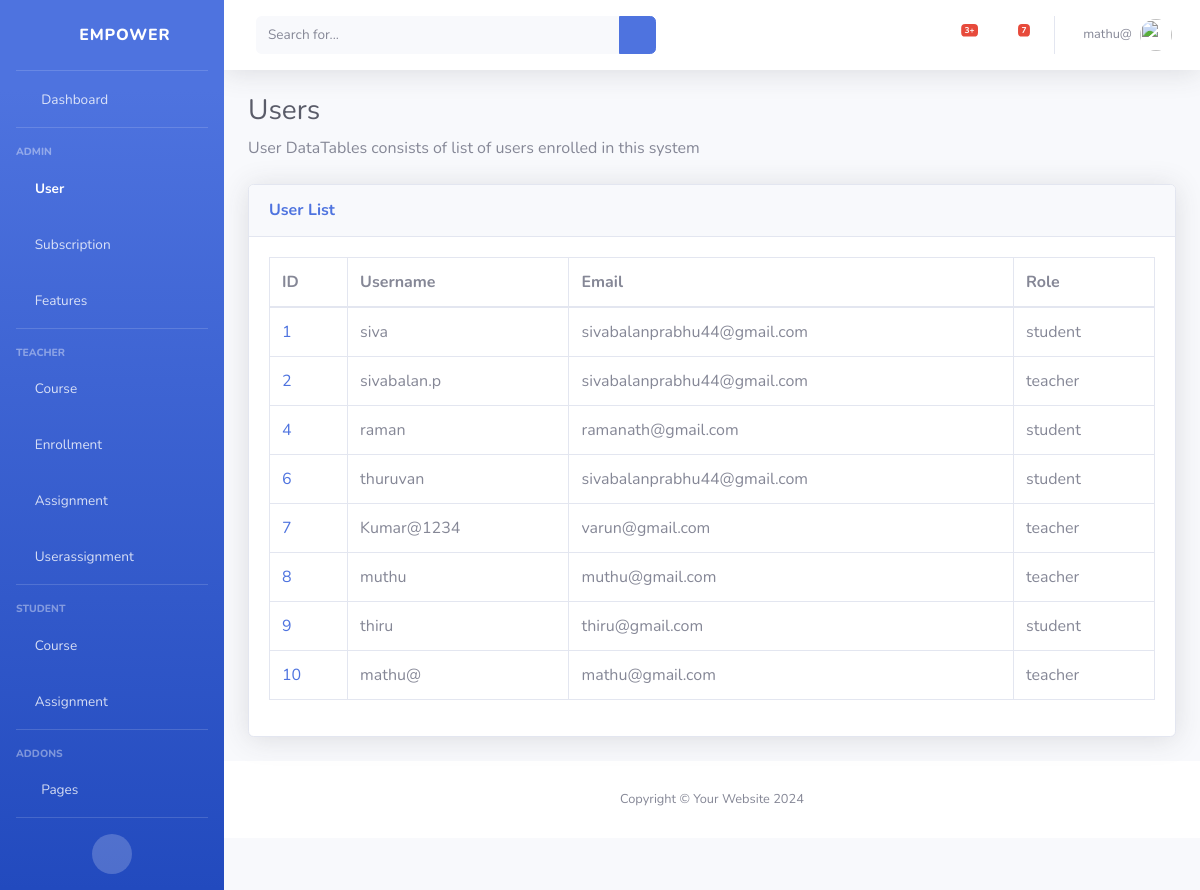
Screenshot of /users/ (signed in) with the database file from the repository.
### classRoom/models.py (models this page shows)
class User(models.Model):
    TEACHER = 'teacher'
    STUDENT = 'student'
    ROLE_CHOICES = [
        (TEACHER, 'Teacher'),
        (STUDENT, 'Student'),
    ]
    user = models.OneToOneField(AuthUser, on_delete=models.CASCADE)
    role = models.CharField(max_length=50, choices=ROLE_CHOICES)

### classRoom/views.py (the view)
# urls.py: path('users/', view_users, name="view_users"),
@login_required
def view_users(request):
    users = User.objects.all()
    return render(request, 'users/view_users.html', {'users': users})

### classRoom/templates/users/view_users.html
{% extends 'base.html' %}
{% block content %}
    {% load static %}
    <h1 class="h3 mb-2 text-gray-800">Users</h1>
    <p class="mb-4">User DataTables consists of list of users enrolled in this system</p>
    <div class="card shadow mb-4">
        <div class="card-header py-3">
            <h6 class="m-0 font-weight-bold text-primary">User List</h6>
        </div>
        <div class="card-body">
            <div class="table-responsive">
                <table class="table table-bordered" id="dataTable" width="100%" cellspacing="0">
                    <thead>
                        <tr>
                            <th>ID</th>
                            <th>Username</th>
                            <th>Email</th>
                            <th>Role</th>
                        </tr>
                    </thead>
                    <tbody>
                        {% for user in users %}
                            <tr>
                                <td><a href="{% url 'view_user' user.user_id %}">{{ user.user_id }}</a></td>
                                <td>{{ user.user.username }}</td>
                                <td>{{ user.user.email }}</td>
                                <td>{{ user.role }}</td>
                            </tr>
                        {% endfor %}
                    </tbody>
                </table>
            </div>
        </div>
    </div>
{% endblock %}

### classRoom/templates/base.html (shortened to what this page needs)
{% load static %}
<!DOCTYPE html>
<html lang="en">
<head>
    <link rel="stylesheet" href="{% static 'vendor/fontawesome-free/css/all.min.css' %}" type="text/css">
    <link rel="stylesheet" href="{% static 'css/sb-admin-2.min.css' %}">
</head>
<body id="page-top">
    <div id="wrapper">
        <ul class="navbar-nav bg-gradient-primary sidebar sidebar-dark accordion" id="accordionSidebar">
            <a class="sidebar-brand d-flex align-items-center justify-content-center" href="{% url 'index' %}">
                <div class="sidebar-brand-icon rotate-n-15">
                    <i class="fas fa-chess-knight"></i>
                </div>
                <div class="sidebar-brand-text mx-3">Empower</div>
            </a>
            <hr class="sidebar-divider my-0">
            <li class="nav-item">
                <a class="nav-link" href="{% url 'index' %}">
                    <i class="fas fa-fw fa-tachometer-alt"></i>
                    <span>Dashboard</span></a>
            </li>
            <hr class="sidebar-divider">
            <div class="sidebar-heading">
                Admin
            </div>
            <li class="nav-item">
                <a class="nav-link" href="{% url 'view_users' %}" >
                    <i class="fas fa-user-shield"></i>
                    <span>User</span>
                </a>
            </li>
            <li class="nav-item">
                <a class="nav-link" href="{% url 'view_subscriptions' %}" >
                    <i class="fas fa-user-shield"></i>
                    <span>Subscription</span>
                </a>
            </li>
            <li class="nav-item">
                <a class="nav-link" href="{% url 'view_features' %}" >
                    <i class="fas fa-user-shield"></i>
                    <span>Features</span>
                </a>
            </li>
            <hr class="sidebar-divider">
            <div class="sidebar-heading">
                Teacher
            </div>
            <li class="nav-item">
                <a class="nav-link" href="{% url 'view_courses' %}" >
                    <i class="fas fa-chalkboard-teacher"></i>
                    <span>Course</span>
                </a>
            </li>
            <li class="nav-item">
                <a class="nav-link" href="{% url 'view_enrollments' %}" >
                    <i class="fas fa-chalkboard-teacher"></i>
                    <span>Enrollment</span>
                </a>
            </li>
            <li class="nav-item">
                <a class="nav-link" href="{% url 'view_assignments' %}" >
                    <i class="fas fa-chalkboard-teacher"></i>
                    <span>Assignment</span>
                </a>
            </li>
            <li class="nav-item">
                <a class="nav-link" href="{% url 'view_userassignments' %}" >
                    <i class="fas fa-chalkboard-teacher"></i>
                    <span>Userassignment</span>
                </a>
            </li>
            <hr class="sidebar-divider">
            <div class="sidebar-heading">
                Student
            </div>
            <li class="nav-item">
                <a class="nav-link" href="{% url 'view_courses' %}" >
                    <i class="fas fa-user-graduate"></i>
                    <span>Course</span>
                </a>
                <a class="nav-link" href="{% url 'view_assignments' %}" >
                    <i class="fas fa-user-graduate"></i>
                    <span>Assignment</span>
                </a>
            </li>
            <hr class="sidebar-divider">
            <div class="sidebar-heading">
                Addons
            </div>
            <li class="nav-item">
                <a class="nav-link collapsed" href="#" data-toggle="collapse" data-target="#collapsePages"
                    aria-expanded="true" aria-controls="collapsePages">
                    <i class="fas fa-fw fa-folder"></i>
                    <span>Pages</span>
                </a>
            </li>
            <hr class="sidebar-divider d-none d-md-block">
            <div class="text-center d-none d-md-inline">
                <button class="rounded-circle border-0" id="sidebarToggle"></button>
            </div>
        </ul>
        <div id="content-wrapper" class="d-flex flex-column">
            <nav class="navbar navbar-expand navbar-light bg-white topbar mb-4 static-top shadow">
                <form
                    class="d-none d-sm-inline-block form-inline mr-auto ml-md-3 my-2 my-md-0 mw-100 navbar-search">
                    <div class="input-group">
                        <input type="text" class="form-control bg-light border-0 small" placeholder="Search for..."
                            aria-label="Search" aria-describedby="basic-addon2">
                        <div class="input-group-append">
                            <button class="btn btn-primary" type="button">
                                <i class="fas fa-search fa-sm"></i>
                            </button>
                        </div>
                    </div>
                </form>
                <ul class="navbar-nav ml-auto">
                    <li class="nav-item dropdown no-arrow mx-1">
                        <a class="nav-link dropdown-toggle" href="#" id="alertsDropdown" role="button"
                            data-toggle="dropdown" aria-haspopup="true" aria-expanded="false">
                            <i class="fas fa-bell fa-fw"></i>
                            <span class="badge badge-danger badge-counter">3+</span>
                        </a>
                    </li>
                    <li class="nav-item dropdown no-arrow mx-1">
                        <a class="nav-link dropdown-toggle" href="#" id="messagesDropdown" role="button"
                            data-toggle="dropdown" aria-haspopup="true" aria-expanded="false">
                            <i class="fas fa-envelope fa-fw"></i>
                            <span class="badge badge-danger badge-counter">7</span>
                        </a>
                    </li>
                    <li class="nav-item dropdown no-arrow">
                        <a class="nav-link dropdown-toggle" href="#" id="userDropdown" role="button"
                            data-toggle="dropdown" aria-haspopup="true" aria-expanded="false">
                            {% if user.is_authenticated %}
                                <span class="mr-2 d-none d-lg-inline text-gray-600 small">{{ user.username }}</span>
                            {% endif %}
                            <img class="img-profile rounded-circle" src="{% static 'img/undraw_profile.svg' %}">
                        </a>
                    </li>
                </ul>
            </nav>
            <div class="container-fluid">
                {% block content %}
                {% endblock %}
            </div>
            <footer class="sticky-footer bg-white">
                <div class="container my-auto">
                    <div class="copyright text-center my-auto">
                        <span>Copyright &copy; Your Website 2024</span>
                    </div>
                </div>
            </footer>
        </div>
    </div>
</body>
</html>

### rows the page displays
User: user_id "1", user.username "siva", user.email "sivabalanprabhu44@gmail.com", role "student"
User: user_id "2", user.username "sivabalan.p", user.email "sivabalanprabhu44@gmail.com", role "teacher"
User: user_id "4", user.username "raman", user.email "ramanath@gmail.com", role "student"
User: user_id "6", user.username "thuruvan", user.email "sivabalanprabhu44@gmail.com", role "student"
User: user_id "7", user.username "Kumar@1234", user.email "varun@gmail.com", role "teacher"
User: user_id "8", user.username "muthu", user.email "muthu@gmail.com", role "teacher"
User: user_id "9", user.username "thiru", user.email "thiru@gmail.com", role "student"
User: user_id "10", user.username "mathu@", user.email "mathu@gmail.com", role "teacher"

### other values shown
{{ user.username }} "mathu@"
